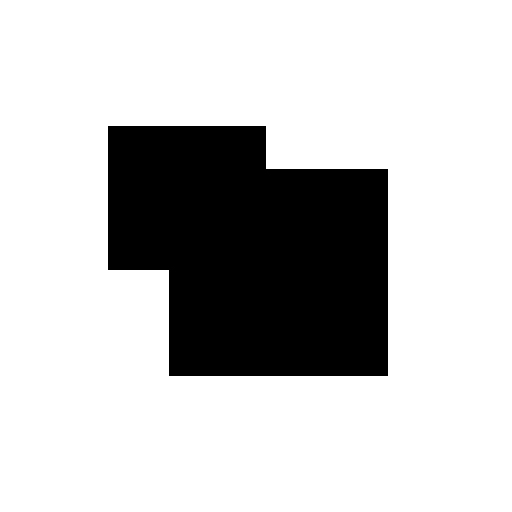
//> input picture chapter10/CornerTest.jpg, 512 x 512 px
$ ./ex10_9   (built with g++ and OpenCV 4)
//> lines starting //> are read from the running program, lines starting //| are printed output that depends on the picture; after the words box and inside, x2 and y2 are one past the last pixel; in counts of white or black regions, pixels touching at a corner belong together
#include "opencv2/opencv.hpp"

using namespace std;
using namespace cv;

int main()
{
    Mat srcImage = imread("../CornerTest.jpg", IMREAD_GRAYSCALE);
//> srcImage is the input picture: 512 rows x 512 cols, CV_8UC1; min 0, max 255, mean 198.3
    //Mat srcImage = imread("../book.jpg", IMREAD_GRAYSCALE);
    if(srcImage.empty())
    {
        printf("no image \r\n");
        return -1;
    }
    GaussianBlur(srcImage, srcImage, Size(5, 5), 0.0);
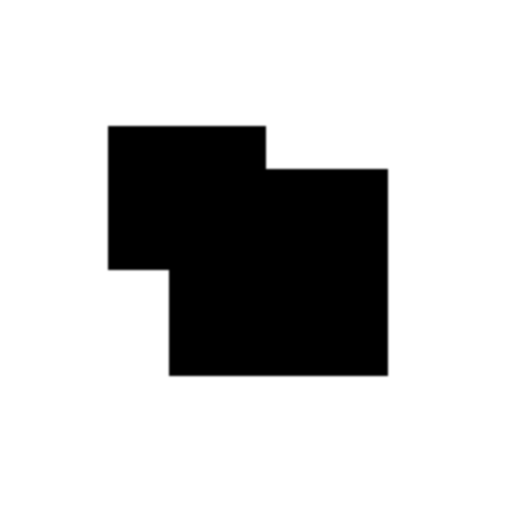
//> srcImage: 512 rows x 512 cols, CV_8UC1; 1.63% of pixels changed, all inside (x1, y1, x2, y2) = (104, 121, 390, 378)

    vector<KeyPoint> keypoints;
    Mat descriptors;

    //OpenCV 3.1.0
    Ptr<ORB> orbF = ORB::create();
    //orbF->detectAndCompute(srcImage, noArray(), keypoints, descriptors);
    //cout<<"keypoints.size() = "<<keypoints.size()<<endl;

    orbF->detect(srcImage, keypoints);
//> keypoints = 63 keypoints; strongest (x, y, size): (383, 172, 77.1), (111, 129, 111.1), (260, 128, 92.6), (110, 129, 64.3)
    KeyPointsFilter::removeDuplicated(keypoints);
    KeyPointsFilter::retainBest(keypoints, 10);
//> keypoints = 10 keypoints; (x, y, size): (383, 172, 77.1), (111, 129, 111.1), (260, 128, 92.6), (110, 129, 64.3), (172, 369, 111.1), (110, 263, 92.6), (110, 265, 64.3), (110, 128, 92.6), (269, 164, 77.1), (383, 369, 111.1)
    cout<<"keypoints.size() = "<<keypoints.size()<<endl;
//| keypoints.size() = 10
    orbF->compute(srcImage, keypoints, descriptors);

    FileStorage fs("Keypoints.yml", FileStorage::WRITE);
    write(fs, "keypoints", keypoints);
    write(fs, "descriptors", descriptors);
    fs.release();

    Mat dstImage(srcImage.size(), CV_8UC3);
    cvtColor(srcImage, dstImage, COLOR_GRAY2BGR);
    drawKeypoints(srcImage, keypoints, dstImage);
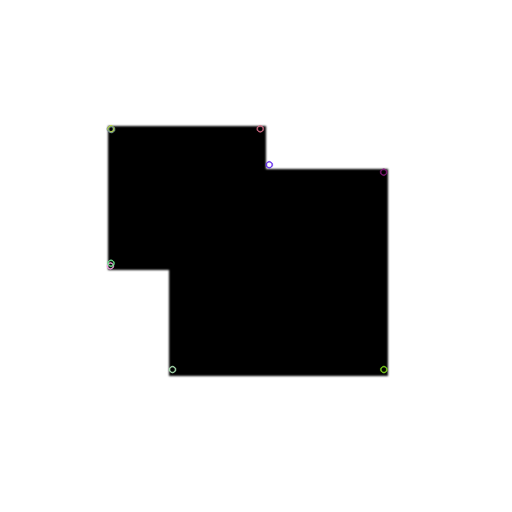
//> dstImage: 512 rows x 512 cols, CV_8UC3; mean B, G, R 198.4, 198.4, 198.4

    KeyPoint element;
    for(int k = 0; k < keypoints.size(); k++)
    {
        element = keypoints[k];
        RotatedRect rRect = RotatedRect(element.pt, Size2f(element.size, element.size), element.angle);
        Point2f vertices[4];
        rRect.points(vertices);
        for(int i = 0; i < 4; i++)
        {
            line(dstImage, vertices[i], vertices[(i+1)%4], Scalar(0, 255, 0), 2);
        }
        circle(dstImage, element.pt, cvRound(element.size / 2), Scalar(rand()%256, rand()%256, rand()%256), 2);
    }
//> this loop made 10 passes
//> rRect on passes 1 to 10: centre (109.9, 265.4), size (64.3, 64.3), angle 135.8, centre (109.9, 128.6), size (64.3, 64.3), angle 224, centre (383.2, 171.7), size (77.1, 77.1), angle 314.5, centre (268.7, 164.2), size (77.1, 77.1), angle 315.2, centre (110.5, 262.8), size (92.6, 92.6), angle 135.6, centre (259.8, 128.4), size (92.6, 92.6), angle 311, centre (110.5, 128.4), size (92.6, 92.6), angle 225, centre (111.1, 129), size (111.1, 111.1), angle 225.1, centre (172, 369.1), size (111.1, 111.1), angle 135.8, centre (383.4, 369.1), size (111.1, 111.1), angle 43.3
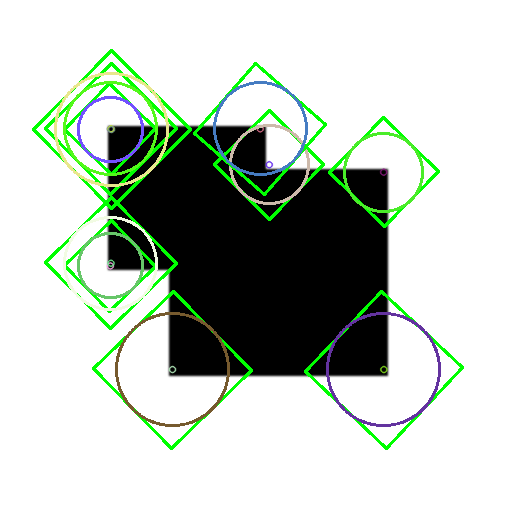
//> dstImage: 512 rows x 512 cols, CV_8UC3; 6.47% of pixels changed, all inside (x1, y1, x2, y2) = (32, 49, 464, 450)
    imshow("dstImage", dstImage);
    waitKey();

    return 0;
}
